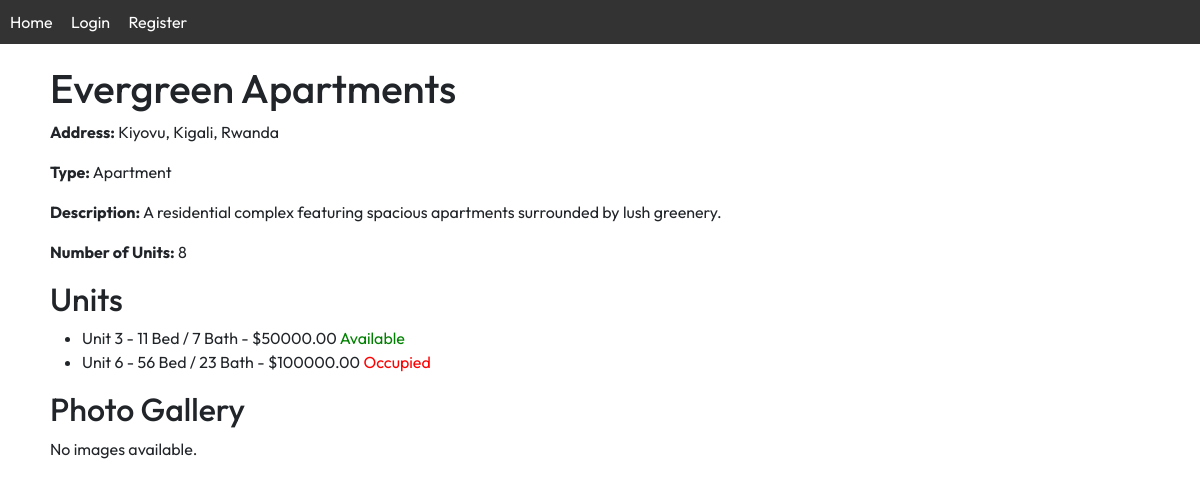
The page /properties/27/ on the database its author committed.
### property_app/models.py (models this page shows, shortened)
class Property(models.Model):
    PROPERTY_TYPES = [
        ('Apartment', 'Apartment'),
        ('House', 'House'),
        ('Commercial', 'Commercial'),
    ]
    name = models.CharField(max_length=255)
    address = models.CharField(max_length=255)
    property_type = models.CharField(max_length=50, choices=PROPERTY_TYPES)
    description = models.TextField()
    number_of_units = models.IntegerField()
    owner = models.ForeignKey(User, on_delete=models.CASCADE, related_name='properties', default=1)

class Unit(models.Model):
    property = models.ForeignKey(Property, related_name='units', on_delete=models.CASCADE)
    unit_number = models.CharField(max_length=10)
    bedrooms = models.IntegerField()
    bathrooms = models.IntegerField()
    rent = models.DecimalField(max_digits=10, decimal_places=2)
    is_available = models.BooleanField(default=True)

### property_app/views.py (the view, shortened to what this page needs)
class PropertyDetailView(DetailView):
    model = Property
    template_name = 'property_app/property_detail.html'
    context_object_name = 'property'
    def get_context_data(self, **kwargs):
        context = super().get_context_data(**kwargs)
        context['image_form'] = PropertyImageForm()
        return context

### templates/property_app/property_detail.html (shortened to what this page needs)
{% extends "base.html" %}
{% block content %}
  <h1>{{ property.name }}</h1>
  <p><strong>Address:</strong> {{ property.address }}</p>
  <p><strong>Type:</strong> {{ property.property_type }}</p>
  <p><strong>Description:</strong> {{ property.description }}</p>
  <p><strong>Number of Units:</strong> {{ property.number_of_units }}</p>
  <h2>Units</h2>
  <ul>
    {% for unit in property.units.all %}
      <li>
        Unit {{ unit.unit_number }} - {{ unit.bedrooms }} Bed / {{ unit.bathrooms }} Bath - ${{ unit.rent }}
        {% if unit.is_available %}
          <span style="color: green;">Available</span>
        {% else %}
          <span style="color: red;">Occupied</span>
        {% endif %}
      </li>
    {% empty %}
      <li>No units available.</li>
    {% endfor %}
  </ul>
  <h2>Photo Gallery</h2>
  <div class="photo-gallery">
    {% for image in property.images.all %}
      <img src="{{ image.image.url }}" alt="Image for {{ property.name }}" style="width:200px; height:auto; margin:10px;">
    {% empty %}
      <p>No images available.</p>
    {% endfor %}
  </div>
{% endblock %}

### static/css/styles.css (style rules this page uses)
body { font-family: 'Outfit', sans-serif; margin: 0; padding: 0; }

### rows shown on the page
Property: name "Evergreen Apartments", address "Kiyovu, Kigali, Rwanda", property_type "Apartment", description "A residential complex featuring spacious apartments surrounded by lush greenery.", number_of_units "8"
Unit: unit_number "3", bedrooms "11", bathrooms "7", rent "50000.00", is_available "Available"
Unit: unit_number "6", bedrooms "56", bathrooms "23", rent "100000.00", is_available "Occupied"
